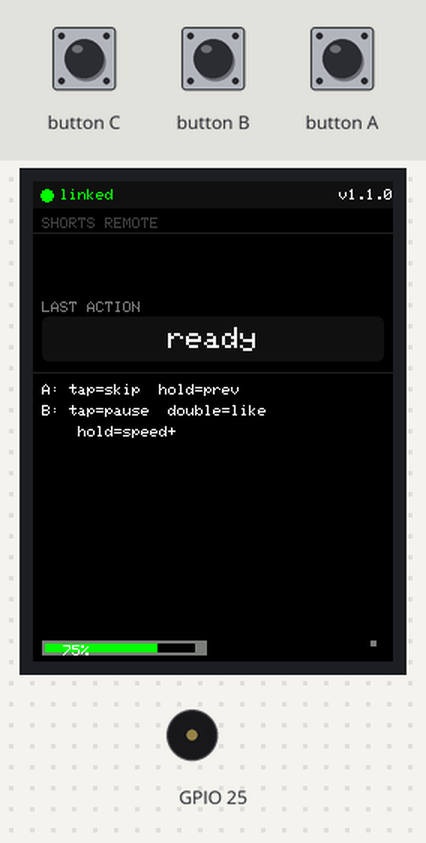
A sketch run on a simulated ESP32. Parts: 240×320 colour display, buzzer (waves = sounding). Inputs (shaded band) come from the test bench. USB keyboard and mouse output is not drawn.

Above: at 1.4 s.
1.5 s: button B pressed for 0.15 s
At 2.2 s:
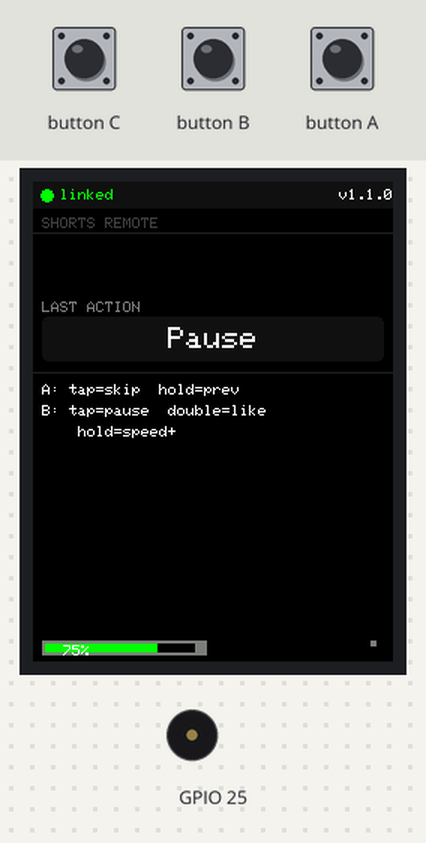
3.3 s: button A pressed for 0.15 s
At 4.9 s:
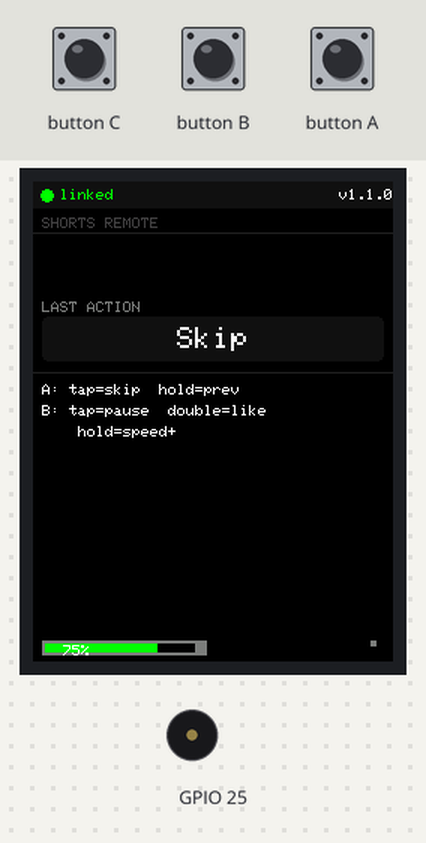
Timing chart, 0 to 6.4 s (numbered marks = the images above; inputs shaded):
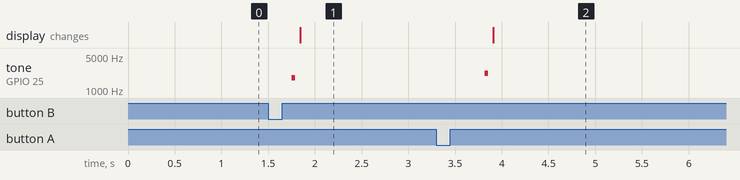

Measured:
- after the input at 1.5 s, tone on GPIO 25: silent → 1800 Hz after 0.25 s, → silent 0.04 s later; the display: changes after 0.35 s (image 1)
- after the input at 3.3 s, tone on GPIO 25: silent → 2200 Hz after 0.52 s, → silent 0.04 s later; the display: changes after 0.61 s (image 2)

The sketch:

shorts-remote.ino
```cpp
/*
 * ============================================================================
 *  Shorts / TikTok Bluetooth Remote  -  M5StickC Plus2
 *  Tuned for: Samsung Galaxy S22 Ultra (Android / One UI)
 * ============================================================================
 *  Works as a Bluetooth MOUSE and reproduces the native touch gestures that
 *  TikTok and YouTube Shorts already understand. No phone settings needed on
 *  Android beyond pairing -- the cursor appears automatically.
 *
 *    Button A (big front button)
 *        tap   -> SKIP   (swipe up = next video)
 *        hold  -> toggle AUTOSCROLL on/off
 *
 *    Button B (side button)
 *        single press -> PAUSE / PLAY   (single tap)
 *        double press -> LIKE           (double tap = native like gesture)
 *        hold         -> SPEED UP        (press-and-hold; release = normal)
 *
 *  Libraries required (Library Manager):  M5Unified  and  ESP32-BLE-Mouse (by T-vK)
 *
 *  If a tap ever lands on the wrong spot, nudge TAP_RIGHT_STEPS / TAP_DOWN_STEPS
 *  below. Everything else should just work on the S22 Ultra.
 * ============================================================================
 */

// #define USE_NIMBLE      // <- uncomment ONLY if ESP32-BLE-Mouse won't compile
                           //    (then also install the "NimBLE-Arduino" library)

#include <M5Unified.h>
#include <BleMouse.h>

// ----------------------------- CONFIG ---------------------------------------
#define DEVICE_NAME      "Shorts Remote"

// --- Cursor homing (relative-move counts). Tuned for S22 Ultra. ---
const int SLAM_MOVES       = 30;   // pins the cursor into the top-left corner
const int STEP_PX          = 60;   // counts per homing step
const int TAP_RIGHT_STEPS  = 1;    // -> tap point sits center-left of the video
const int TAP_DOWN_STEPS   = 1;    // -> tap point sits in the upper-middle area
const int SWIPE_START_DOWN = 2;    // how far down the skip-swipe begins

// --- Skip (swipe-up) gesture ---
const bool USE_WHEEL_SKIP  = false; // set true to try scroll-wheel skip instead
const int  WHEEL_AMOUNT    = -3;    // wheel notches per skip (flip sign if wrong way)
const int  SWIPE_STEPS     = 26;    // length of the upward drag
const int  SWIPE_PX        = 48;    // upward counts per drag step
const int  SWIPE_DELAY     = 10;    // ms between drag steps (slow = clean single skip)

// --- Button timing ---
const uint16_t A_HOLD_MS   = 700;   // hold A -> skip previous
const uint16_t B_HOLD_MS   = 400;   // hold B -> speed up

const bool BEEP = true;

// ----------------------------- STATE ----------------------------------------
BleMouse bleMouse(DEVICE_NAME, "M5Stack", 100);
bool      speedHold  = false;
bool      lastConn   = false;
String    lastAction = "ready";
unsigned long lastInputTime = 0;
bool      screenDimmed = false;

// ----------------------------- HELPERS --------------------------------------
void beep(int f = 2000, int ms = 40) { if (BEEP) M5.Speaker.tone(f, ms); }

void slamCorner() {                       // pin cursor to the top-left corner
  for (int i = 0; i < SLAM_MOVES; i++) { bleMouse.move(-127, -127); delay(3); }
}

void homeTap() {                          // move to a safe neutral spot on the video
  slamCorner();
  for (int i = 0; i < TAP_RIGHT_STEPS; i++) { bleMouse.move(STEP_PX, 0); delay(4); }
  for (int i = 0; i < TAP_DOWN_STEPS;  i++) { bleMouse.move(0, STEP_PX); delay(4); }
}

void skip() {
  if (USE_WHEEL_SKIP) {
    for (int i = 0; i < 3; i++) { bleMouse.move(0, 0, WHEEL_AMOUNT); delay(20); }
    return;
  }
  slamCorner();                           // start lower-center, then drag up
  for (int i = 0; i < TAP_RIGHT_STEPS;  i++) { bleMouse.move(STEP_PX, 0); delay(4); }
  for (int i = 0; i < SWIPE_START_DOWN; i++) { bleMouse.move(0, STEP_PX); delay(4); }
  bleMouse.press(MOUSE_LEFT);
  for (int i = 0; i < SWIPE_STEPS; i++) { bleMouse.move(0, -SWIPE_PX); delay(SWIPE_DELAY); }
  bleMouse.release(MOUSE_LEFT);
}

void previous() {
  // Same start position as skip, but swipe DOWN (and start 30px higher)
  slamCorner();
  for (int i = 0; i < TAP_RIGHT_STEPS;  i++) { bleMouse.move(STEP_PX, 0); delay(4); }
  for (int i = 0; i < SWIPE_START_DOWN; i++) { bleMouse.move(0, STEP_PX); delay(4); }
  // Move up 30px (0.5 steps) to raise starting position
  bleMouse.move(0, -30); delay(4);
  bleMouse.press(MOUSE_LEFT);
  for (int i = 0; i < SWIPE_STEPS; i++) { bleMouse.move(0, SWIPE_PX); delay(SWIPE_DELAY); }
  bleMouse.release(MOUSE_LEFT);
}

void tapCenter()       { homeTap(); bleMouse.click(MOUSE_LEFT); }
void doubleTapCenter() { homeTap(); bleMouse.click(MOUSE_LEFT); delay(90); bleMouse.click(MOUSE_LEFT); }
void speedStart()      { homeTap(); bleMouse.press(MOUSE_LEFT); }
void speedEnd()        { bleMouse.release(MOUSE_LEFT); }

// ----------------------------- DISPLAY --------------------------------------

// 16-bit colour helpers (RGB565)
#define COL_STATUSBAR  0x1082   // very dark grey strip
#define COL_FOOTERBAR  0x2104   // dark grey footer strip
#define COL_DIVIDER    0x2104   // subtle separator line
#define COL_BOX_BG     0x1082   // action box background
#define COL_AUTO_ON_BG 0x0320   // dark green for AUTO ON badge
#define COL_AUTO_OFF_BG 0x2104  // dark grey for AUTO off badge
#define COL_AUTO_OFF_TXT 0x4208 // dim text for AUTO off label

void drawUI() {
  auto& d = M5.Display;
  bool c = bleMouse.isConnected();
  int  bat = M5.Power.getBatteryLevel();

  d.fillScreen(TFT_BLACK);
  d.setTextDatum(TL_DATUM);

  // ── status bar ──────────────────────────────────────────────────────────
  d.fillRect(0, 0, d.width(), 18, COL_STATUSBAR);

  // BT indicator dot
  d.fillCircle(9, 9, 4, c ? TFT_GREEN : TFT_ORANGE);

  d.setTextSize(1);
  d.setTextColor(c ? TFT_GREEN : TFT_ORANGE);
  d.drawString(c ? "linked" : "pairing", 18, 5);

  // Version number in top right
  d.setTextColor(TFT_WHITE);
  d.drawString("v1.1.0", d.width() - 36, 5);

  // ── title ────────────────────────────────────────────────────────────────
  d.setTextSize(1);
  d.setTextColor(0x4208);  // very dim
  d.drawString("SHORTS REMOTE", 6, 24);

  // ── divider ──────────────────────────────────────────────────────────────
  d.drawFastHLine(0, 34, d.width(), COL_DIVIDER);

  // ── footer bar with battery indicator ────────────────────────────────────

  // ── last action box ──────────────────────────────────────────────────────
  d.setTextSize(1);
  d.setTextColor(TFT_DARKGREY);
  d.drawString("LAST ACTION", 6, 80);

  d.fillRoundRect(6, 90, d.width() - 12, 30, 4, COL_BOX_BG);

  // Action text centred in the box
  d.setTextSize(2);
  d.setTextColor(TFT_WHITE);
  d.setTextDatum(MC_DATUM);
  d.drawString(lastAction, d.width() / 2, 105);
  d.setTextDatum(TL_DATUM);

  // ── divider ──────────────────────────────────────────────────────────────
  d.drawFastHLine(0, 127, d.width(), COL_DIVIDER);

  // ── speed-hold indicator (only visible when active) ──────────────────────
  if (speedHold) {
    d.fillRoundRect(6, 132, d.width() - 12, 14, 3, 0x6200);  // dark orange
    d.setTextSize(1);
    d.setTextColor(TFT_ORANGE);
    d.setTextDatum(MC_DATUM);
    d.drawString("HOLDING SPEED+", d.width() / 2, 139);
    d.setTextDatum(TL_DATUM);
  }

  // ── button hints ─────────────────────────────────────────────────────────
  int hintY = speedHold ? 152 : 135;
  d.setTextSize(1);
  d.setTextColor(TFT_WHITE);  // Bright white for readability
  d.drawString("A: tap=skip  hold=prev", 6, hintY);
  d.drawString("B: tap=pause  double=like", 6, hintY + 14);
  d.drawString("    hold=speed+", 6, hintY + 28);

  // ── battery indicator at bottom of screen ──────────────────────────────────
  int batY = d.height() - 11;
  String batStr = String(bat) + "%";

  // Calculate battery width based on screen width (full bar = ~100px)
  int fullBarWidth = 100;
  int barWidth = (bat * fullBarWidth) / 100;
  if (barWidth < 2) barWidth = 2;  // minimum width

  d.setTextColor(bat > 20 ? TFT_GREEN : TFT_RED);
  d.fillRect(6, batY - 3, fullBarWidth + 10, 10, TFT_DARKGREY);  // battery background
  d.fillRect(7, batY - 2, 8, 8, TFT_DARKGREY);  // battery container
  d.fillRect(8, batY - 1, barWidth, 6, TFT_GREEN);  // charge level (green)
  d.fillRect(8 + barWidth, batY - 1, fullBarWidth - barWidth, 6, TFT_BLACK);  // empty part
  d.fillRect(d.width() - 15, batY - 3, 4, 4, TFT_DARKGREY);  // battery terminal
  d.setTextSize(1);
  d.setTextColor(TFT_WHITE);
  d.drawString(batStr, 20, batY);
}

// --------------------------- SETUP / LOOP -----------------------------------
void setup() {
  auto cfg = M5.config();
  M5.begin(cfg);
  M5.Display.setRotation(0);

  M5.BtnA.setHoldThresh(A_HOLD_MS);
  M5.BtnB.setHoldThresh(B_HOLD_MS);

  // Set screen brightness to max initially
  M5.Lcd.setBrightness(255);

  bleMouse.begin();
  drawUI();
}

void loop() {
  M5.update();

  // Track input time (button presses or screen updates)
  unsigned long now = millis();
  if (M5.BtnA.wasClicked() || M5.BtnA.wasHold() || M5.BtnB.wasHold() || M5.BtnB.wasReleased() || M5.BtnB.wasDoubleClicked() || M5.BtnB.wasSingleClicked()) {
    lastInputTime = now;
    if (screenDimmed) {
      screenDimmed = false;
      M5.Lcd.setBrightness(255);
    }
  }

  // Dim screen after 10 seconds of no input (10000ms)
  if (!screenDimmed && now - lastInputTime >= 10000) {
    screenDimmed = true;
    M5.Lcd.setBrightness(25);  // 10% brightness
  }

  bool c = bleMouse.isConnected();
  if (c != lastConn) { lastConn = c; lastInputTime = now; drawUI(); }
  if (!c) { delay(20); return; }          // idle until the phone connects

  // ---- Button A : tap = skip, hold = previous (skip backward) ----
  if (M5.BtnA.wasClicked()) { skip(); lastAction = "Skip"; beep(2200); lastInputTime = now; drawUI(); }
  if (M5.BtnA.wasHold())    { previous(); delay(500); lastAction = "Previous"; beep(800); lastInputTime = now; drawUI(); }

  // ---- Button B : hold = speed up, release = normal ----
  if (M5.BtnB.wasHold())                  { speedStart(); speedHold = true;  lastAction = "Speed+";    beep(1500); lastInputTime = now; drawUI(); }
  if (speedHold && M5.BtnB.wasReleased()) { speedEnd();   speedHold = false; lastAction = "Speed off"; beep(1200); lastInputTime = now; drawUI(); }

  // ---- Button B : single = pause, double = like ----
  if (!speedHold) {
    if (M5.BtnB.wasDoubleClicked())      { doubleTapCenter(); lastAction = "Like";  beep(2800); lastInputTime = now; drawUI(); }
    else if (M5.BtnB.wasSingleClicked()) { tapCenter();       lastAction = "Pause"; beep(1800); lastInputTime = now; drawUI(); }
  }

  // Update battery indicator every 5 seconds for real-time updates
  static unsigned long lastBatUpdate = 0;
  if (now - lastBatUpdate >= 5000) {
    lastBatUpdate = now;
    lastInputTime = now;
    drawUI();
  }

  delay(5);
}
```
